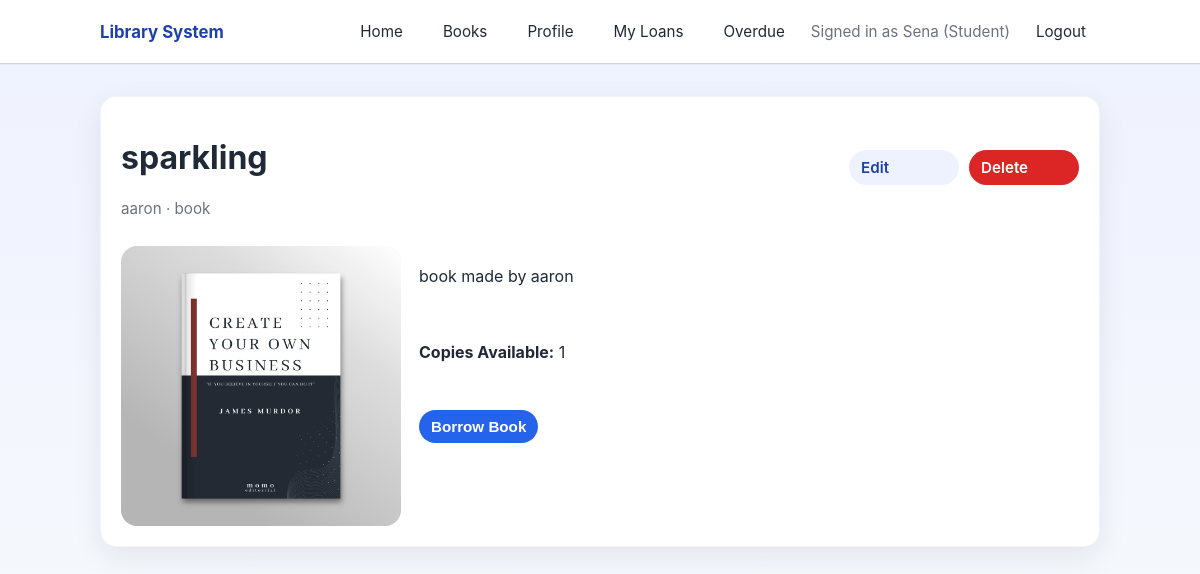
Page /books/1/ (signed in) on the earlier database version.
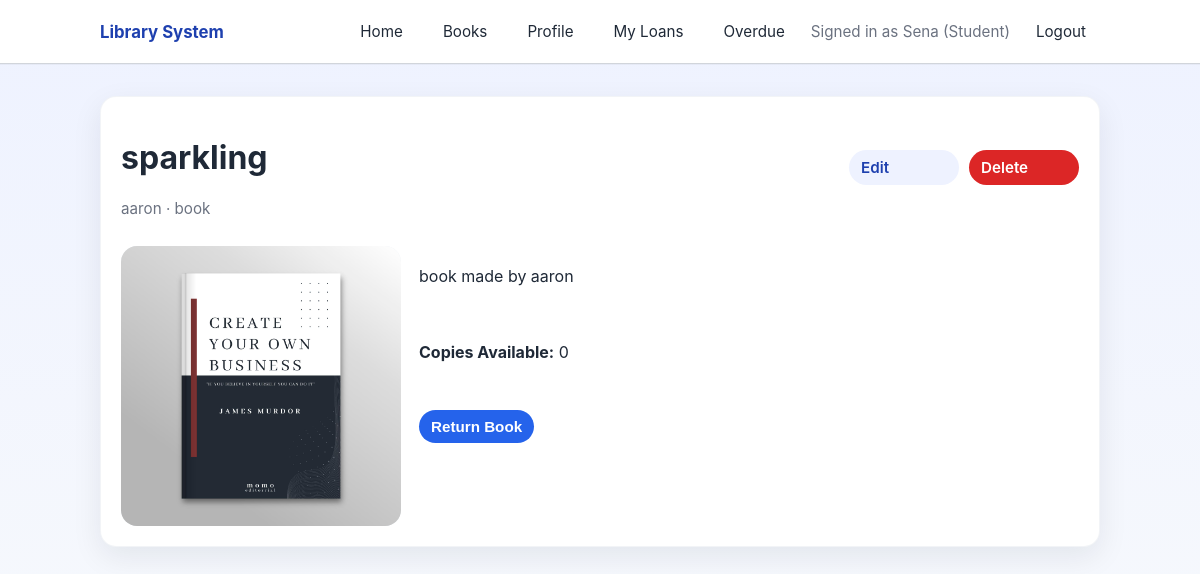
Same page on the later database version.
### library/models.py (models this page shows, shortened)
class Book(models.Model):
    category = models.ForeignKey(Category, on_delete=models.CASCADE)
    title = models.CharField(max_length=200)
    author = models.CharField(max_length=100)
    description = models.TextField()
    cover_image = models.ImageField(upload_to='books/')
    available_copies = models.PositiveIntegerField(default=1)

class Category(models.Model):
    name = models.CharField(max_length=100)

### library/views.py (the view)
# urls.py: path('books/<int:id>/', views.book_detail, name='book_detail'),
@login_required
def book_detail(request, id):
    book = get_object_or_404(Book, id=id)
    user_loan = None
    if request.user.is_authenticated:
        user_loan = Loan.objects.filter(book=book, user=request.user, returned=False).first()
    overdue_days = None
    if user_loan and user_loan.return_date < date.today():
        overdue_days = (date.today() - user_loan.return_date).days
    return render(request, 'library/book_detail.html', {
        'book': book,
        'user_loan': user_loan,
        'overdue_days': overdue_days,
    })

### library/templates/library/book_detail.html (shortened to what this page needs)
{% extends 'base.html' %}
{% block content %}
<div class="detail-card">
    <div class="detail-header">
        <div>
            <h1>{{ book.title }}</h1>
            <p class="book-meta">{{ book.author }}{% if book.category %} · {{ book.category.name }}{% endif %}</p>
        </div>
        <div class="detail-actions">
            <a class="button button-secondary" href="{% url 'edit_book' book.id %}">Edit</a>
            <a class="button button-danger" href="{% url 'delete_book' book.id %}">Delete</a>
        </div>
    </div>
    <div class="detail-body">
        <div class="detail-image">
            <img src="{{ book.cover_image.url }}" alt="Cover for {{ book.title }}">
        </div>
        <div class="detail-info">
            <p>{{ book.description }}</p>
            <p><strong>Copies Available:</strong> {{ book.available_copies }}</p>
            {% if user.is_authenticated %}
                {% if user_loan %}
                    <form class="inline-form" method="post" action="{% url 'return_book' user_loan.id %}">
                        <button class="button" type="submit">Return Book</button>
                    </form>
                {% elif book.available_copies > 0 %}
                    <form class="inline-form" method="post" action="{% url 'borrow_book' book.id %}">
                        <button class="button">Borrow Book</button>
                    </form>
                {% else %}
                    <p>No copies available to borrow.</p>
                {% endif %}
            {% else %}
                <p><a class="button button-outline" href="{% url 'login' %}">Log in</a> to borrow this book.</p>
            {% endif %}
        </div>
    </div>
</div>
{% endblock %}

Differences in the rows shown:
changed Book "sparkling": available_copies "1" → "0"
Other differences:
text no longer shown: "Borrow Book"
text now shown: "Return Book"
